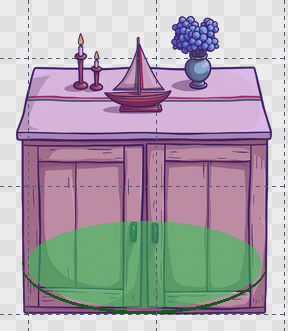
#> input picture tools/blackout/masques/autel_chapelle.png, 288 x 331 px, given in place of banc_chapelle.png.png, which was not available
$ python photo_stage.py ../blackout/masques/autel_chapelle.png ../blackout/masques/banc_chapelle.png ../blackout/masques/banc_chapelle.png ../blackout/masques/banc_chapelle.png
#> lines starting #> are read from the running program, lines starting #| are printed output that depends on the picture; pictures that were not available may be replaced by others from this repository, and a replacement may not be noted
### tools/stages/widen_mirror.py
#!/usr/bin/env python3
"""Élargissement gratuit d'un décor en 512×216 (SPEC §11.4, repli) :
source 384×216 (src.png) ou ancien décor 320×180 animé (×1,2 nearest),
bords de 64 px prolongés en miroir. Écrit far_0..2.png.
Usage : widen_mirror.py <stage_id> [bg_name]   (sans bg_name : assets/stages/<id>/src.png)"""
import os, sys
from PIL import Image

ROOT = os.path.normpath(os.path.join(os.path.dirname(__file__), "..", ".."))


def widen(center):
    frame = Image.new("RGB", (512, 216))
    frame.paste(center, (64, 0))
    frame.paste(center.crop((0, 0, 64, 216)).transpose(Image.FLIP_LEFT_RIGHT), (0, 0))
    frame.paste(center.crop((320, 0, 384, 216)).transpose(Image.FLIP_LEFT_RIGHT), (448, 0))
    return frame


def main(sid, bg=None):
    out = os.path.join(ROOT, "assets", "stages", sid)
    os.makedirs(out, exist_ok=True)
    for i in range(3):
        if bg:
            name = f"{bg}_{i}.png" if os.path.exists(os.path.join(ROOT, "assets", "sprites", f"{bg}_{i}.png")) else f"{bg}.png"
            center = Image.open(os.path.join(ROOT, "assets", "sprites", name)).convert("RGB").resize((384, 216), Image.NEAREST)
        else:
            center = Image.open(os.path.join(out, "src.png")).convert("RGB")
        widen(center).save(os.path.join(out, f"far_{i}.png"))
    print(sid)


# [2 lines that do not run on import are left out]

### tools/stages/photo_stage.py
#!/usr/bin/env python3
"""Décor depuis une photo de Julien, avec pixelforge (Kontext, gratuit).

La photo (tools/rd/out/photos/ref_*/<id>.jpg) est recadrée en 16:9 sur la
zone utile (boîte ci-dessous), convertie en pixel art 384×216 par pf__edit en
gardant la composition, puis élargie en 512×216 par widen_mirror (bords en
miroir). Le bas (y ≥ 176) est caché par le sol du stage : rien d'important.
Candidats : tools/rd/out/photos/<id>_<graine>.png, planche tests/out/pf/decor_<id>.png.
  photo_stage.py gen <id> [--graines 3] [--depuis 301]
  photo_stage.py install <id> <graine>     → assets/stages/<id>/src.png puis far_0..2
  photo_stage.py gen-large <id> / install-large <id> <graine>   (sans miroir, cf. WIDE)
  photo_stage.py outpaint <id> <graine> / install-outpaint <id> <graine> <k>   (version 384 prolongée)
"""
import os
import sys

from PIL import Image

HERE = os.path.dirname(os.path.abspath(__file__))
ROOT = os.path.normpath(os.path.join(HERE, "..", ".."))
sys.path.insert(0, os.path.join(ROOT, "tools", "pf"))
import extras_pf as ex  # noqa: E402

REF = os.path.join(ROOT, "tools", "rd", "out", "photos", "ref_2026_10_17")
STYLE = ("convert this photo into a detailed 16-bit pixel art fighting game background, keep the exact "
         "composition, sunny warm colors, crisp pixels, no text")
# id : (fichier, boîte de recadrage (x0, y0, x1, y1) en 16:9, consigne en plus)
SOURCES = {
    "cote_basques": ("cote_basques.jpg", (0, 30, 588, 361),
                     "the Biarritz Cote des Basques beach, villa on the cliff, rocks, waves and small people on the sand"),
    "rocher_vierge": ("rocher_vierge.jpg", (24, 0, 563, 303),
                      "clean stylized pixel art with flat color shapes and dark outlines, not a filtered photo: the Rocher de la Vierge in Biarritz, white iron footbridge, rough sea with white foam, dramatic grey cloudy sky with a bright gap, keep the cloudy daylight mood"),
    "fronton": ("fronton.jpg", (26, 0, 586, 315),
                "a basque pelota fronton wall centered, sunny day, houses with red roofs behind"),
    "stade": ("stade.jpg", (225, 110, 975, 532),
              "a rugby stadium, the red stands are packed with a crowd of many small colorful cheering spectators sitting in every seat, no empty seats, green pitch, sunny sky, no text"),
}


# [16 lines left out: functions crop, gen, not called in this run]


# Décors larges sans miroir : photo recadrée en 512×216 et convertie d'un bloc
# (pf__edit accepte jusqu'à 640 px de côté).
WIDE = {"stade": (0, 60, 1200, 566)}


# [36 lines left out: functions gen_wide, install_wide, outpaint, not called in this run]


def install(sid, seed):
#> called with sid = '../blackout/masques/banc_chapelle.png', seed = '../blackout/masques/banc_chapelle.png'
    d = os.path.join(ROOT, "assets", "stages", sid)
    os.makedirs(d, exist_ok=True)
    Image.open(os.path.join(ROOT, "tools", "rd", "out", "photos", f"{sid}_{seed}.png")).convert("RGB") \
        .resize((384, 216), Image.NEAREST).save(os.path.join(d, "src.png"))
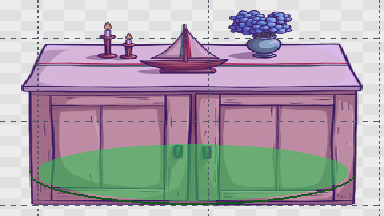
#> saved as src.png: PIL image 384x216 RGB; mean R, G, B 173.4, 164.9, 173.8
    sys.path.insert(0, HERE)
    import widen_mirror
    widen_mirror.main(sid)
#> in widen, `frame = Image.new("RGB", (512, 216))`: frame: PIL image 512x216 RGB; every value is 0
#> in widen, `frame.paste(center, (64, 0))`:
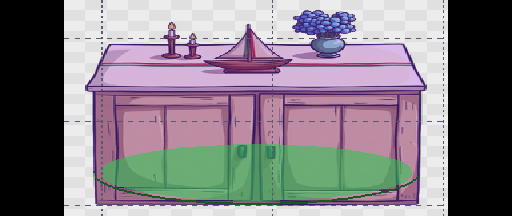
#> frame: PIL image 512x216 RGB; mean R, G, B 130, 123.7, 130.4
#> in widen, `frame.paste(center.crop((0, 0, 64, 216)).transpose(Image.FLIP_LEFT_RIG..`:
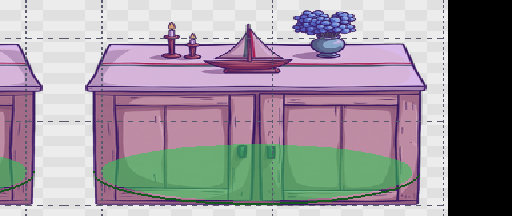
#> frame: PIL image 512x216 RGB; mean R, G, B 154.3, 146.5, 154.6
#> in widen, `frame.paste(center.crop((320, 0, 384, 216)).transpose(Image.FLIP_LEFT_..`:
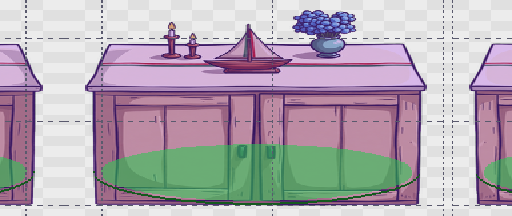
#> frame: PIL image 512x216 RGB; mean R, G, B 178.9, 169.6, 179
    return d


if __name__ == "__main__":
    cmd, sid = sys.argv[1], sys.argv[2]
    if cmd == "outpaint":
        print(outpaint(sid, sys.argv[3]))
    elif cmd == "install-outpaint":
        d = os.path.join(ROOT, "assets", "stages", sid)
        Image.open(os.path.join(ROOT, "tools", "rd", "out", "photos", f"{sid}_{sys.argv[3]}_large_{sys.argv[4]}.png")) \
            .convert("RGB").save(os.path.join(d, "far_0.png"))
        print(d)
    elif cmd == "gen-large":
        print(gen_wide(sid, [311, 312, 313]))
    elif cmd == "install-large":
        print(install_wide(sid, sys.argv[3]))
    elif cmd == "gen":
        n = int(sys.argv[sys.argv.index("--graines") + 1]) if "--graines" in sys.argv else 3
        first = int(sys.argv[sys.argv.index("--depuis") + 1]) if "--depuis" in sys.argv else 301
        print(gen(sid, [first + i for i in range(n)]))
    else:
        print(install(sid, sys.argv[3]))
